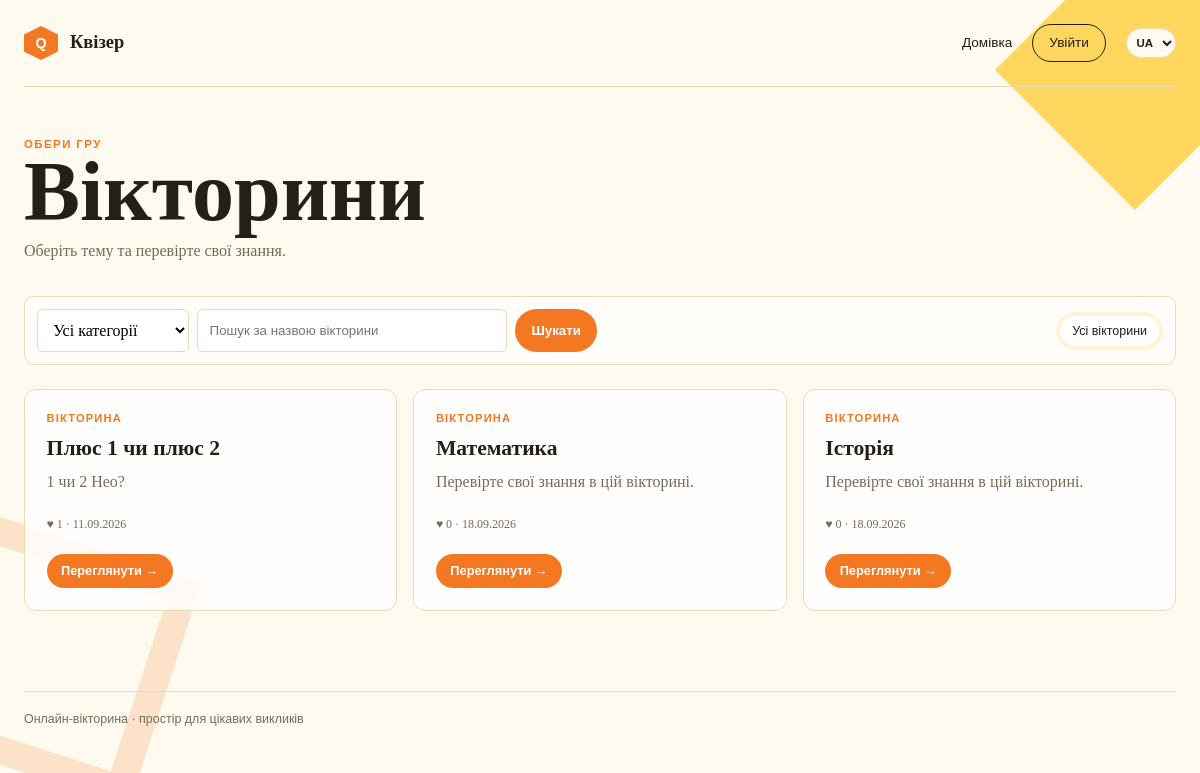
Screenshot of /quizzes/ with the database file from the repository.
### quizzes/models.py (models this page shows, shortened)
class Quiz(models.Model):
    title = models.CharField(max_length=200)
    description = models.TextField(blank=True)
    category = models.ForeignKey(Category, null=True, blank=True, on_delete=models.SET_NULL, related_name='quizzes', verbose_name=_('Category'))
    shuffle_answers = models.BooleanField(_('Shuffle answers'), default=True)
    shuffle_questions = models.BooleanField(_('Shuffle questions'), default=False)
    announced = models.BooleanField(default=False, editable=False)
    owner = models.ForeignKey(
        settings.AUTH_USER_MODEL,
        on_delete=models.CASCADE,
        related_name='owned_quizzes',
    )
    invite_code = models.CharField(max_length=8, unique=True, editable=False)
    is_published = models.BooleanField(default=False)
    is_private = models.BooleanField(default=False)
    created_at = models.DateTimeField(auto_now_add=True)
    updated_at = models.DateTimeField(auto_now=True)
    class Meta:
        ordering = ('-created_at',)
        verbose_name = _('Quiz')
        verbose_name_plural = _('Quizzes')

### quizzes/views.py (the view)
# urls.py: path('', quiz_list_view, name='quiz_list'),
def quiz_list_view(request):
    search_query = request.GET.get('q', '').strip()
    show_mine = request.GET.get('mine') == '1' and request.user.is_authenticated
    show_favorites = request.GET.get('favorites') == '1'
    if show_favorites and not request.user.is_authenticated:
        return redirect('login')
    if show_mine:
        quizzes = Quiz.objects.filter(owner=request.user)
    else:
        quizzes = Quiz.objects.filter(is_published=True, is_private=False)
    if show_favorites:
        quizzes = quizzes.filter(favorites__user=request.user)
    category = request.GET.get('category', '')
    if category.isdecimal():
        quizzes = quizzes.filter(category_id=category)
    quizzes = quizzes.select_related('owner', 'category').annotate(like_count=Count('likes', distinct=True))
    if search_query:
        query_lower = search_query.lower()
        quizzes = [quiz for quiz in quizzes if query_lower in quiz.title.lower()]
    return render(
        request,
        'quizzes/quiz_list.html',
        {'quizzes': quizzes, 'search_query': search_query, 'show_mine': show_mine,
         'show_favorites': show_favorites, 'categories': Category.objects.all(), 'selected_category': category},
    )

### quizzes/context_processors.py (called while the page is built)
def notification_count(request):
    if not request.user.is_authenticated:
        return {}
    return {'unread_notifications': request.user.notifications.filter(
        is_read=False, quiz__is_published=True, quiz__is_private=False).count()}

### quizzes/models.py (called while the page is built)
    def __str__(self):
        return str(self.DEFAULT_LABELS.get(self.name, self.name))

### quizzes/templates/quizzes/quiz_list.html (shortened to what this page needs)
{% extends 'login/base.html' %}
{% load i18n %}
{% block content %}
<div class="content-header">
    <div>
        <p class="eyebrow">{% trans 'Choose your game' %}</p>
        <h1>{% if show_favorites %}{% trans 'Favorites' %}{% elif show_mine %}{% trans 'My quizzes' %}{% else %}{% trans 'Quizzes' %}{% endif %}</h1>
        <p>{% if show_mine %}{% trans 'Your drafts, private and published quizzes.' %}{% else %}{% trans 'Choose a topic and test your knowledge.' %}{% endif %}</p>
    </div>
</div>
<div class="quiz-list-toolbar">
    <form class="quiz-search" method="get">
        <select name="category" aria-label="{% trans 'Category' %}">
            <option value="">{% trans 'All categories' %}</option>
        </select>
        <input type="search" name="q" value="{{ search_query }}" placeholder="{% trans 'Search by quiz title' %}">
        <button type="submit">{% trans 'Search' %}</button>
    </form>
    <div class="quiz-filters">
        <a class="filter-link{% if not show_mine and not show_favorites %} active{% endif %}" href="{% url 'quiz_list' %}?q={{ search_query|urlencode }}&category={{ selected_category|urlencode }}">{% trans 'All quizzes' %}</a>
    </div>
</div>
{% if quizzes %}
<div class="quiz-card-grid">
{% for quiz in quizzes %}
    <article class="quiz-card">
        <span class="card-label">{% if quiz.category %}{{ quiz.category }}{% else %}{% trans 'Quiz' %}{% endif %}</span>
        <h2><a href="{% url 'quiz_detail' quiz.pk %}">{{ quiz.title }}</a></h2>
        <p>{{ quiz.description|default_if_none:''|default:_('Check your knowledge in this quiz.') }}</p>
        <p class="card-stats">♥ {{ quiz.like_count }} · {{ quiz.created_at|date:'d.m.Y' }}</p>
        <a class="button" href="{% url 'quiz_detail' quiz.pk %}">{% trans 'View →' %}</a>
    </article>
{% endfor %}
</div>
{% endif %}
{% endblock %}

### login/templates/login/base.html (style rules this page uses)
:root { --ink: #242018; --muted: #746b5b; --paper: #fffaf0; --cream: #fff4d6; --yellow: #ffc928; --orange: #f47721; --line: #ead9b5; font-family: Georgia, 'Times New Roman', serif; color: var(--ink); background: var(--paper); }
* { box-sizing: border-box; }
body { margin: 0; min-width: 320px; min-height: 100vh; overflow-x: hidden; }
body::before, body::after { content: ''; position: fixed; z-index: -1; pointer-events: none; }
body::before { width: 280px; height: 280px; top: -70px; right: -75px; background: var(--yellow); clip-path: polygon(50% 0, 100% 50%, 50% 100%, 0 50%); opacity: .72; }
body::after { width: 180px; height: 180px; bottom: 3%; left: -65px; border: 28px solid var(--orange); transform: rotate(18deg); opacity: .18; }
a { color: inherit; }
.content-header { display: flex; align-items: end; justify-content: space-between; gap: 2rem; margin-bottom: 2rem; }
.content-header h1 { margin-bottom: .5rem; }
.content-header p { margin-bottom: 0; }
select { max-width: 100%; padding: .7rem; border: 1px solid var(--line); border-radius: 6px; background: white; font: inherit; }
.quiz-card-grid { display: grid; grid-template-columns: repeat(3, minmax(0, 1fr)); gap: 1rem; }
.quiz-card { display: flex; min-height: 220px; flex-direction: column; padding: 1.35rem; border: 1px solid var(--line); border-radius: 12px; background: rgb(255 255 255 / 80%); transition: transform .2s ease, box-shadow .2s ease; }
.quiz-card h2 { margin: .75rem 0 .5rem; font-size: 1.35rem; }
.quiz-card h2 a { text-decoration: none; }
.quiz-card p { margin-bottom: 1.25rem; }
.quiz-card .button { align-self: flex-start; margin-top: auto; padding: .6rem .9rem; font-size: .8rem; }
.card-label { color: var(--orange); font-family: Arial, sans-serif; font-size: .7rem; font-weight: bold; letter-spacing: .1em; text-transform: uppercase; }
.eyebrow { margin-bottom: .8rem; color: var(--orange); font-family: Arial, sans-serif; font-size: .72rem; font-weight: bold; letter-spacing: .12em; text-transform: uppercase; }
.home-quiz-card span, .card-stats { color: var(--muted); font-size: .75rem; }
.quiz-list-toolbar { display: flex; align-items: center; justify-content: space-between; gap: 1rem; margin-bottom: 1.5rem; padding: .75rem; border: 1px solid var(--line); border-radius: 10px; background: rgb(255 255 255 / 65%); }
.quiz-search { display: flex; flex: 1; max-width: 560px; gap: .5rem; }
.quiz-search input { min-width: 0; }
.quiz-search button { padding: .65rem 1rem; }
.quiz-filters { display: flex; gap: .3rem; padding: .25rem; border-radius: 999px; background: var(--cream); }
.filter-link { padding: .5rem .75rem; border-radius: 999px; color: var(--muted); font-family: Arial, sans-serif; font-size: .78rem; text-decoration: none; }
.filter-link.active, .filter-link:hover { background: white; color: var(--ink); }
h1, h2, p { margin-top: 0; }
h1 { max-width: 680px; margin-bottom: 1.25rem; font-size: clamp(3rem, 7vw, 6.5rem); line-height: .92; letter-spacing: 0; }
h2 { font-size: 1.7rem; }
p { color: var(--muted); line-height: 1.6; }
input { box-sizing: border-box; width: 100%; padding: .7rem; border: 1px solid var(--line); border-radius: 6px; background: white; }
button, .button { display: inline-block; border: 0; border-radius: 999px; padding: .8rem 1.15rem; background: var(--orange); color: white; font-family: Arial, sans-serif; font-weight: bold; text-decoration: none; cursor: pointer; }

### rows the page displays
Quiz: title "Плюс 1 чи плюс 2", description "1 чи 2 Нео?", like_count "1", created_at "11.09.2026"
Quiz: title "Математика", description "Перевірте свої знання в цій вікторині.", like_count "0", created_at "18.09.2026"
Quiz: title "Історія", description "Перевірте свої знання в цій вікторині.", like_count "0", created_at "18.09.2026"
